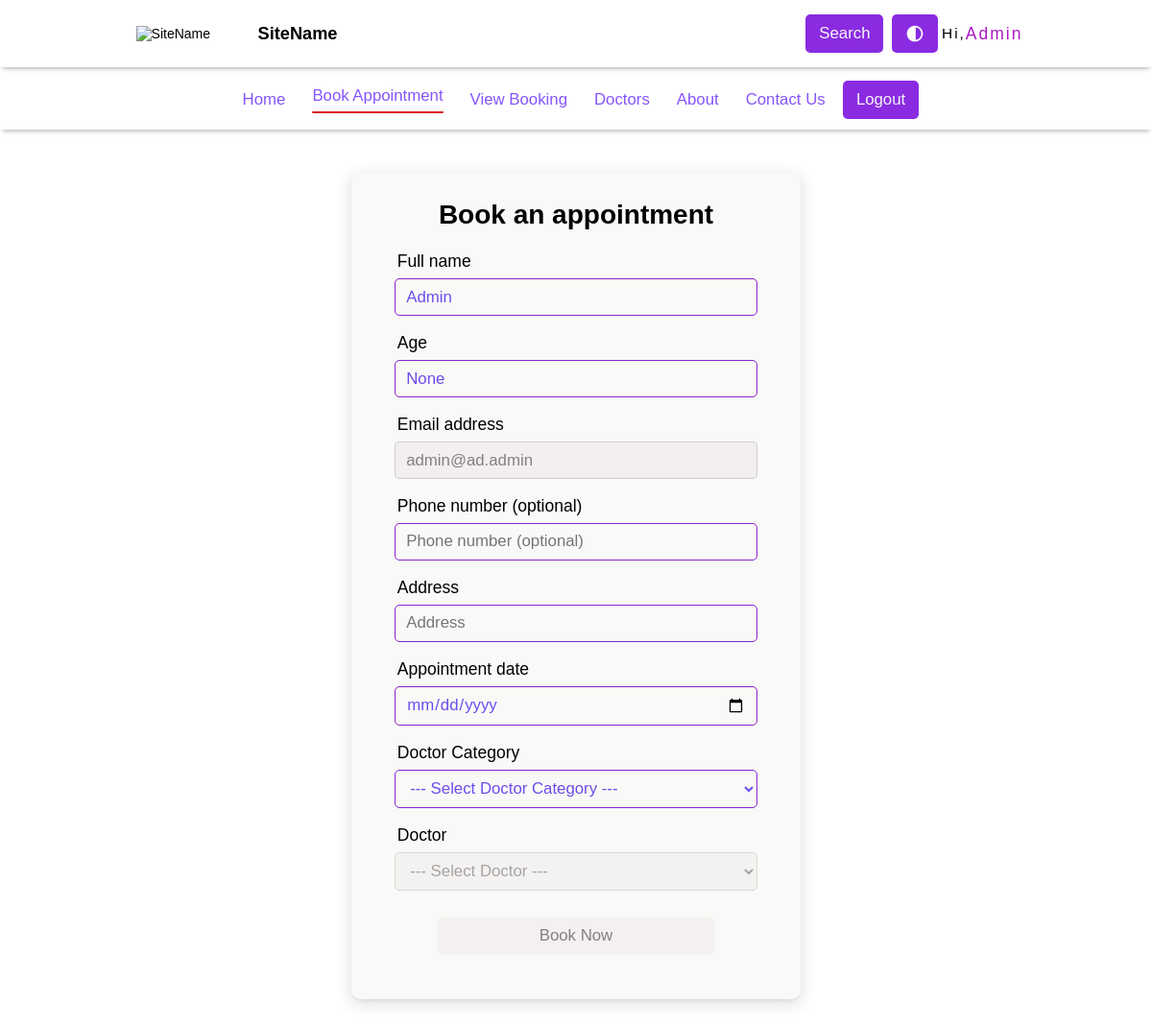
/bookAppointment/ (signed in), run on the app's committed database.
### patient/models.py (models this page shows, shortened)
class custom_userModel(AbstractUser):
    username= None
    email= models.EmailField(unique=True)
    mobile= models.BigIntegerField(null=True, blank=True)
    age= models.IntegerField(null=True,blank=True)
    USERNAME_FIELD='email'
    REQUIRED_FIELDS = []
    objects = customUserManager()

### patient/views.py (the view, shortened to what this page needs)
# urls.py: path('bookAppointment/', views.handleBooking, name="handleBooking"),
def handleBooking(request):
    if request.user.is_authenticated:
        doctor_category=Doctor_category.objects.all()
        params={'doctor_category':doctor_category}
        return render(request, "patient/bookAppointment.html", params)
    else:
        messages.error(request, "Please login first.")
        return redirect("/login")

### templates/patient/bookAppointment.html (shortened to what this page needs)
{% extends 'patient/base.html' %}
{% load static %}
{% block cssLink %}
    <link rel="stylesheet" href="{% static 'patient/css/loginPage.css' %}">
{% endblock cssLink %}
{% block body %}
<div class="formsContainer">
    <form id="booking-form" method="post" action="/bookAppointment/">
            <h2 id="bookHeading">Book an appointment</h2>
            <div class="frm-item">
                <label for="pName">Full name</label>
                <input type="text" name="pName" id="pName" placeholder="Full name" value="{{request.user.first_name | title}}" required>
            </div>
            <div class="frm-item">
                <label for="pAge">Age</label>
                <input type="age" name="pAge" id="pAge" placeholder="Age" value="{{request.user.age}}" required>
            </div>
            <div class="frm-item">
                <label for="pEmail">Email address</label>
                <input type="email" name="pEmail" id="pEmail" placeholder="Email address" value="{{request.user.email}}" disabled>
            </div>
            <div class="frm-item">
                <label for="pPhone">Phone number (optional)</label>
                <input type="number" name="pPhone" id="pPhone" placeholder="Phone number (optional)" value="">
            </div>
            <div class="frm-item">
                <label for="pAddress">Address</label>
                <input type="text" name="pAddress" id="pAddress" placeholder="Address" value="">
            </div>
            <div class="frm-item">
                <label for="date">Appointment date</label>
                <input type="date" name="appointDate" id="appointDate" placeholder="Select date" required>
            </div>
            <div class="frm-item">
                <label for="category">Doctor Category</label>
                <select id="category" name="category" >
                    <option value="">--- Select Doctor Category ---</option>
                </select>
            </div>
            <div class="frm-item">
                <label for="doctor">Doctor</label>
                <select id="doctor" name="doctor" disabled>
                    <option value="">--- Select Doctor ---</option>
                </select>
            </div>
        </form>
        <div class="frm-btns">
            <button class="btn bg-bv" type="submit" id="book-submit" disabled>Book Now</button>
        </div>
</div>
{% endblock body %}

### templates/patient/base.html (shortened to what this page needs)
<!DOCTYPE html>
{% load static %}
<html lang="en">
<head>
    <link rel="stylesheet" href="{% static 'patient/css/utils.css' %}">
    <link rel="stylesheet" id="theme" href="">
    <link rel="stylesheet" href="{% static 'patient/css/basePage.css' %}">
    {% block cssLink %}{% endblock cssLink %}
</head>
<body class="">
    <nav>
        <div class="navBar" id="navBar">
            <div class="navContainer">
                <div class="navContL">
                    <div class="siteLogo">
                        <img src="https://www.w3schools.com/how-spaces-works3.png" alt="SiteName" srcset="" width="" height="50">
                    </div>
                    <div class="siteName">
                        SiteName
                    </div>
                </div>
                <div class="navContR {% if not request.user.is_authenticated %}uN_Ath {% endif %}">
                    <ul id="nav1UL">
                        {% if not request.user.is_authenticated %}
                        <li class="nav-item">
                            <a href="/" class="nav-link">Home</a>
                        </li>
                        <li class="nav-item">
                            <a href="/#about-us" class="nav-link aboutLink">About</a>
                        </li>
                        <li class="nav-item">
                            <a href="/#contact-us" class="nav-link contactLink">Contact Us</a>
                        </li>
                        <li class="nav-item">
                            <a href="/bookAppointment/" class="nav-link">Book Appointment</a>
                        </li>
                        <li class="nav-item">
                            <a class="btn bg-bv" id="srcBtn" style="user-select:none;" >Search</a>
                        </li>
                        <li class="nav-item">
                            <img src="{% static 'patient/img/contrast_white.svg' %}" id="chngTheme" alt="" srcset="" width="20" class="bg-bv btn">
                        </li>
                        <span class="line"></span>
                        <li class="nav-item">
                            <a href="/login/"class="btn bg-bv" id="signin">Log in</a>
                        </li>
                        <li class="hidden" >
                            <a href="/clinic/login/" id="cnlkLogin" >Clinic Login</a>
                        </li>
                        {% else %}
                        <li class="nav-item">
                            <a class="btn bg-bv" id="srcBtn" style="user-select:none;" >Search</a>
                        </li>
                        <li class="nav-item">
                            <img src="{% static 'patient/img/contrast_white.svg' %}" id="chngTheme" alt="" srcset="" width="20" class="bg-bv btn">
                        </li>
                        <li class="nav-item username">
                            Hi,<span>{{request.user.first_name | title |truncatechars:15}}</span>
                        </li>
                        {% endif %}
                    </ul>
                </div>
            </div>
        </div>
    </nav>
    {% if request.user.is_authenticated %}
    <nav>
        <div class="navBar" id="navBar2">
            <div class="navContainer">
                    <ul class="">
                        <li class="nav-item">
                            <a href="/" class="nav-link">Home</a>
                        </li>
                        <li class="nav-item">
                            <a href="/bookAppointment/" class="nav-link">Book Appointment</a>
                        </li>
                        <li class="nav-item">
                            <a href="/viewBooking/" class="nav-link">View Booking</a>
                        </li>
                        <li class="nav-item">
                            <a href="/view_doctors/" class="nav-link">Doctors</a>
                        </li>
                        <li class="nav-item">
                            <a href="/#about-us" class="nav-link aboutLink">About</a>
                        </li>
                        <li class="nav-item">
                            <a href="/#contact-us" class="nav-link contactLink">Contact Us</a>
                        </li>
                        <li class="nav-item">
                            <button class="btn bg-bv " id="btnLO">Logout</button>
                        </li>
                    </ul>
            </div>
        </div>
    </nav>
    {% endif %}
    <div class="body-container">
        {% block body %}{% endblock body %}
    </div>
</body>
</html>

### static/patient/css/utils.css (style rules this page uses)
:root { --navBar-height: 7vh; --link-color-blue: rgb(61, 72, 231); --link-color: rgb(123, 121, 133); --light-sky-blue: rgb(85, 191, 184); }
* { margin: 0; padding: 0; font-size: 14px; font-family: Arial, sans-serif; scroll-behavior: smooth; }
:disabled { background-color: rgba(233, 227, 227, 0.410) !important; color: rgba(35, 34, 34, 0.543) !important; border-color: rgba(118, 118, 118, 0.3) !important; cursor: not-allowed !important; }
.body-container { min-height: 92vh; display: flex; flex-direction: column; align-items: center; justify-content: center; }
.bg-bv { background-color: blueviolet; }
.btn { padding: .7rem 1rem !important; margin: .3rem; border-radius: 5px; color: whitesmoke; cursor: pointer; text-decoration: none; border: none; font-size: 1.2rem; user-select: none; -webkit-user-select:none; }
.afterLine { display: flex; flex-direction: column; align-items: center; transition: 0.2s ease-in; }
.afterLine::after { content: " "; width: 100%; height: 1.9px; margin-top: 6px; border-radius: 20px; color: red; background: rgb(221, 32, 32); transition: 0.2s ease-in; }

### static/patient/css/basePage.css (style rules this page uses)
.navBar { min-height: var(--navBar-height); display: flex; flex-direction:column; align-items: center; justify-content: center; box-shadow: 0px 4px 5px -3px rgba(152, 148, 139, 0.827); margin-bottom: .2rem; padding: .3rem 0; }
#navBar2 { min-height: 0; padding: 0; }
.navBar .navContainer { display: flex; width: 80%; justify-content: center; margin: .5rem 0; }
.navBar .navContL { margin: 0 1.5rem; width: fit-content; display: flex; align-items: center; }
.navBar .navContL .siteName { margin: 0 .5rem; font-size: 1.3rem; font-weight: 700; }
.navBar .navContR { margin: 0 1rem; width: 70%; display: flex; align-items: center; justify-content: end; }
.navBar ul { list-style: none; display: flex; align-items: center; justify-content: end; }
.navContR .nav-item { display: flex; justify-content: center; align-items: center; }
.navBar .nav-item .nav-link { cursor: pointer; text-decoration: none; color: rgb(134, 84, 250); font-size: 1.2rem; margin: .2rem .7rem; }
#navBar2 .nav-item .nav-link { margin: .2rem 1rem; }
.navContR .username { font-size: 1.1rem; letter-spacing: 2px; font-family: sans-serif; flex-wrap: wrap; text-align: center; }
.navContR .username span { color: rgb(169, 24, 192); font-size: 1.25rem; }
#chngTheme { cursor: pointer; user-select: none; font-size: 2.5rem; -webkit-user-select:none; }
@media screen and (max-width: 1220px) { .navBar .navContL .siteLogo { width: 10vw; } }
@media screen and (max-width: 1220px) { .navBar .navContL .siteLogo img { width: 100%; object-fit: fill; } }

### static/patient/css/loginPage.css (style rules this page uses)
.formsContainer { width: fit-content; padding: 0rem 0; margin: 3rem; border-radius: 10px; background-color: rgba(194, 194, 175, 0.103); box-shadow: 0 4px 15px 3px rgba(0,0,0,.1),0 4px 6px -4px rgba(0,0,0,.1); }
.formsContainer form { display: flex; justify-content: center; flex-direction:column; align-items: center; }
.frm-item { display:flex; justify-content: center; align-items: center; margin:.35rem; width: 23rem; }
.frm-item label { font-size: 1.25rem; margin: 0.2rem; }
.frm-item input, .frm-item select { width: -webkit-fill-available; padding: 0.6rem 0.8rem; border: 1px solid rgb(138, 36, 206); border-radius: 5px; outline: none; font-size: 1.2rem; background:none; color: #6c4ced; margin: .3rem 0; caret-color: rgb(246, 9, 135) }
.frm-btns { display: flex; flex-direction: column; justify-content: center; align-items: center; margin: 0.5rem auto; width: 70%; }
.frm-btns .btn { width: 100%; margin: 0.8rem 0; }

### data on the page
custom_userModel: user.first_name "Admin", pName "Admin", pAge "None", pEmail "admin@ad.admin"
